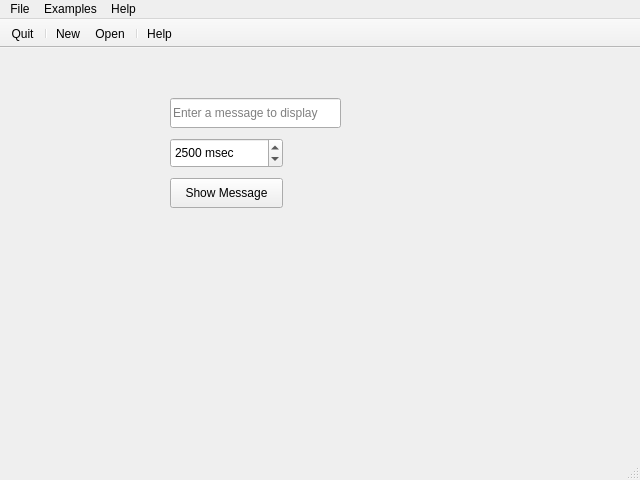
<?xml version="1.0" encoding="UTF-8"?>
<ui version="4.0">
 <class>MainWindow</class>
 <widget class="QMainWindow" name="MainWindow">
  <property name="geometry">
   <rect>
    <x>0</x>
    <y>0</y>
    <width>640</width>
    <height>480</height>
   </rect>
  </property>
  <property name="windowTitle">
   <string>Menu Demo</string>
  </property>
  <widget class="QWidget" name="centralwidget">
   <widget class="QLineEdit" name="ledMessage">
    <property name="geometry">
     <rect>
      <x>170</x>
      <y>50</y>
      <width>171</width>
      <height>30</height>
     </rect>
    </property>
    <property name="placeholderText">
     <string>Enter a message to display</string>
    </property>
   </widget>
   <widget class="QPushButton" name="btnDisplay">
    <property name="geometry">
     <rect>
      <x>170</x>
      <y>130</y>
      <width>113</width>
      <height>30</height>
     </rect>
    </property>
    <property name="text">
     <string>Show Message</string>
    </property>
   </widget>
   <widget class="QSpinBox" name="sbxMsec">
    <property name="geometry">
     <rect>
      <x>170</x>
      <y>90</y>
      <width>113</width>
      <height>30</height>
     </rect>
    </property>
    <property name="suffix">
     <string> msec</string>
    </property>
    <property name="minimum">
     <number>500</number>
    </property>
    <property name="maximum">
     <number>5000</number>
    </property>
    <property name="singleStep">
     <number>500</number>
    </property>
    <property name="value">
     <number>2500</number>
    </property>
   </widget>
  </widget>
  <widget class="QMenuBar" name="menubar">
   <property name="geometry">
    <rect>
     <x>0</x>
     <y>0</y>
     <width>640</width>
     <height>26</height>
    </rect>
   </property>
   <widget class="QMenu" name="menuFile">
    <property name="title">
     <string>File</string>
    </property>
    <addaction name="actionNew"/>
    <addaction name="actionOpen"/>
    <addaction name="separator"/>
    <addaction name="actionQuit"/>
    <addaction name="separator"/>
   </widget>
   <widget class="QMenu" name="menuExamples">
    <property name="title">
     <string>Examples</string>
    </property>
    <widget class="QMenu" name="menuDialog">
     <property name="title">
      <string>Dialog</string>
     </property>
     <widget class="QMenu" name="menuQMessage_Box">
      <property name="title">
       <string>QMessage Box</string>
      </property>
      <addaction name="actioninformation"/>
      <addaction name="actionwarning"/>
      <addaction name="actioncritical"/>
      <addaction name="actionquestion"/>
     </widget>
     <addaction name="menuQMessage_Box"/>
     <addaction name="actionQImputDialog"/>
     <addaction name="actionQFileDialog"/>
    </widget>
    <addaction name="menuDialog"/>
    <addaction name="actionSimple_Widgets"/>
    <addaction name="actionLayouts"/>
    <addaction name="actionAdvanced_Widgets"/>
   </widget>
   <widget class="QMenu" name="menuHelp">
    <property name="title">
     <string>Help</string>
    </property>
    <addaction name="actionHelp"/>
    <addaction name="actionAbout"/>
   </widget>
   <addaction name="menuFile"/>
   <addaction name="menuExamples"/>
   <addaction name="menuHelp"/>
  </widget>
  <widget class="QStatusBar" name="statusbar"/>
  <widget class="QToolBar" name="toolBar">
   <property name="windowTitle">
    <string>toolBar</string>
   </property>
   <property name="movable">
    <bool>false</bool>
   </property>
   <property name="toolButtonStyle">
    <enum>Qt::ToolButtonStyle::ToolButtonIconOnly</enum>
   </property>
   <attribute name="toolBarArea">
    <enum>TopToolBarArea</enum>
   </attribute>
   <attribute name="toolBarBreak">
    <bool>false</bool>
   </attribute>
   <addaction name="actionQuit"/>
   <addaction name="separator"/>
   <addaction name="actionNew"/>
   <addaction name="actionOpen"/>
   <addaction name="separator"/>
   <addaction name="actionHelp"/>
  </widget>
  <action name="actionNew">
   <property name="icon">
    <iconset>
     <normaloff>../../../../Downloads/pyqt5/fotos/add-file.png</normaloff>../../../../Downloads/pyqt5/fotos/add-file.png</iconset>
   </property>
   <property name="text">
    <string>New</string>
   </property>
   <property name="toolTip">
    <string>Click here for a new project</string>
   </property>
   <property name="statusTip">
    <string>New Project</string>
   </property>
   <property name="shortcut">
    <string>Ctrl+N</string>
   </property>
  </action>
  <action name="actionOpen">
   <property name="icon">
    <iconset>
     <normaloff>../../../../Downloads/pyqt5/fotos/open-folder.png</normaloff>../../../../Downloads/pyqt5/fotos/open-folder.png</iconset>
   </property>
   <property name="text">
    <string>Open</string>
   </property>
   <property name="toolTip">
    <string>Open new project</string>
   </property>
  </action>
  <action name="actionSimple_Widgets">
   <property name="text">
    <string>Simple Widgets</string>
   </property>
  </action>
  <action name="actionLayouts">
   <property name="text">
    <string>Layouts</string>
   </property>
  </action>
  <action name="actionAdvanced_Widgets">
   <property name="text">
    <string>Advanced Widgets</string>
   </property>
  </action>
  <action name="actionQImputDialog">
   <property name="text">
    <string>QImputDialog</string>
   </property>
  </action>
  <action name="actionQFileDialog">
   <property name="text">
    <string>QFileDialog</string>
   </property>
  </action>
  <action name="actioninformation">
   <property name="text">
    <string>information</string>
   </property>
  </action>
  <action name="actionwarning">
   <property name="text">
    <string>warning</string>
   </property>
  </action>
  <action name="actioncritical">
   <property name="text">
    <string>critical</string>
   </property>
  </action>
  <action name="actionquestion">
   <property name="text">
    <string>question</string>
   </property>
  </action>
  <action name="actionQuit">
   <property name="icon">
    <iconset>
     <normaloff>../../../../Downloads/pyqt5/fotos/remove.png</normaloff>../../../../Downloads/pyqt5/fotos/remove.png</iconset>
   </property>
   <property name="text">
    <string>Quit</string>
   </property>
   <property name="toolTip">
    <string>Quit project</string>
   </property>
  </action>
  <action name="actionHelp">
   <property name="icon">
    <iconset>
     <normaloff>../../../../Downloads/pyqt5/fotos/question.png</normaloff>../../../../Downloads/pyqt5/fotos/question.png</iconset>
   </property>
   <property name="text">
    <string>Help</string>
   </property>
  </action>
  <action name="actionAbout">
   <property name="text">
    <string>About</string>
   </property>
  </action>
 </widget>
 <resources/>
 <connections/>
</ui>
